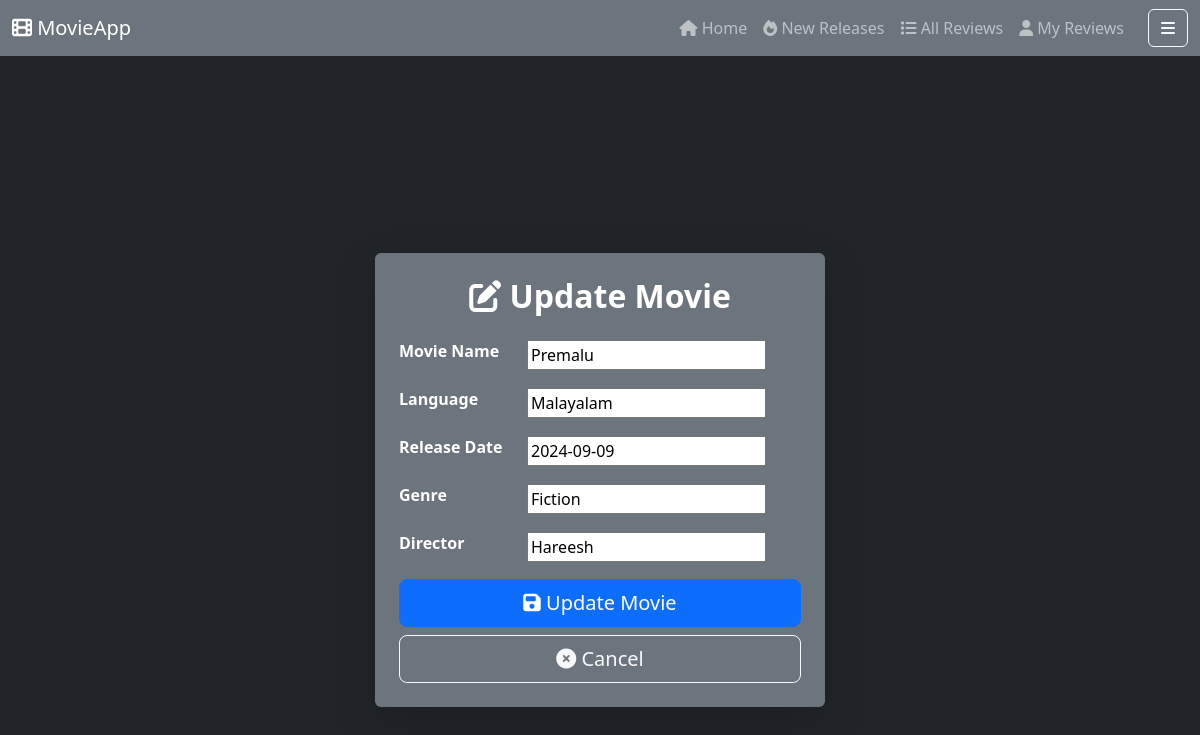
The page /ReviewApp/UpdateMovie/4 (signed in) on the database its author committed.
### movieapp/models.py (models this page shows, shortened)
class Movie(models.Model):
    name = models.CharField(max_length=255)
    language = models.CharField(max_length=100)
    release_date = models.DateField()
    genre = models.CharField(max_length=100)
    director = models.CharField(max_length=255)

### movieapp/views.py (the view, shortened to what this page needs)
# urls.py: path('ReviewApp/UpdateMovie/<int:pk>',UpdateMovieView.as_view(),name='updatemovie'),
@method_decorator(is_login, name='dispatch')
class UpdateMovieView(View):
    def get(self, request, pk):
        data = Movie.objects.get(id=pk)
        form = Movieform(instance=data)
        return render(request, "updatemovie.html", {"form": form})

### movieapp/forms.py
class Movieform(forms.ModelForm):
    class Meta:
        model = Movie
        fields = ["name","language","release_date","genre","director"]
        labels = {
            "name": "Movie Name",
            "language": "Language",
            "release_date": "Release Date",
            "genre": "Genre",
            "director": "Director",
        }
        widget={
            'name':forms.TextInput(attrs={"class":"form-control","placeholder":"Enter the name"}),
            'language':forms.TextInput(attrs={"class":"form-control","placeholder":"Enter the language"}),
            'release_date':forms.DateInput(attrs={"class":"form-control","placeholder":"Enter the Date"}),
            'director':forms.TextInput(attrs={"class":"form-control","placeholder":"Enter the Director"})
        }

### movieapp/views.py (called while the page is built)
def is_login(fn):
    def wrapper(request, *args, **kwargs):
        if not request.user.is_authenticated:
            return redirect("login")
        return fn(request, *args, **kwargs)
    return wrapper

### movieapp/templates/updatemovie.html (shortened to what this page needs)
{% extends 'base.html' %}
{% block content %}
<div class="d-flex justify-content-center align-items-center vh-100 bg-dark text-white">
    <div class="container p-4 bg-secondary rounded shadow-lg" style="max-width: 450px; width: 100%;">
        <h2 class="mb-4 text-center fw-bold">
            <i class="fas fa-edit"></i> Update Movie
        </h2>
        <form method="post" class="needs-validation" novalidate>
            {% for field in form %}
            <div class="mb-3 d-flex align-items-center">
                <label class="form-label fw-bold me-2" style="width: 120px;">{{ field.label }}</label>
                <div style="flex-grow: 1;">{{ field }}</div>
            </div>
            {% endfor %}
            <div class="d-grid gap-2">
                <button type="submit" class="btn btn-primary btn-lg">
                    <i class="fas fa-save"></i> Update Movie
                </button>
                <a href="{% url 'movies' %}" class="btn btn-outline-light btn-lg">
                    <i class="fas fa-times-circle"></i> Cancel
                </a>
            </div>
        </form>
    </div>
</div>
{% endblock %}

### rows shown on the page
Movie: form "Premalu" "Malayalam" "2024-09-09" "Fiction" "Hareesh"

### other values the page prints
{{ field.label }} "Movie Name" "Language" "Release Date" "Genre" "Director"
